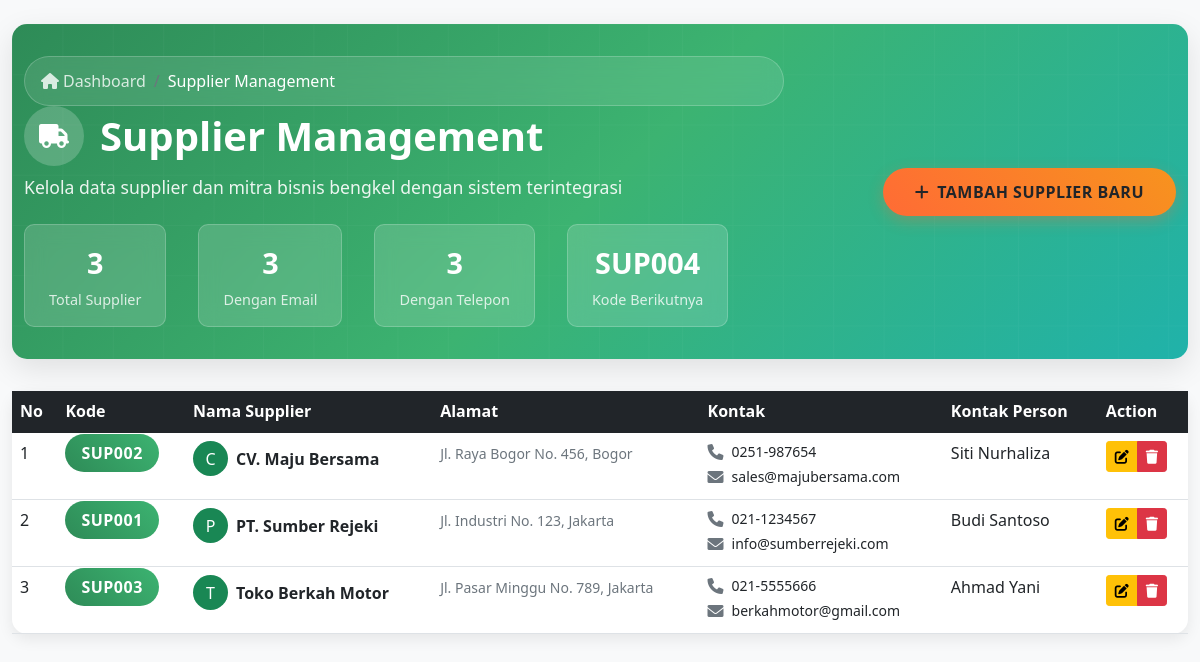
The page /pages/supplier.php (signed in) on the database its author committed.
### tables this page shows
CREATE TABLE supplier (
    id_supplier INT AUTO_INCREMENT PRIMARY KEY,
    kode_supplier VARCHAR(20) UNIQUE NOT NULL,
    nama_supplier VARCHAR(100) NOT NULL,
    alamat TEXT,
    telepon VARCHAR(20),
    email VARCHAR(100),
    kontak_person VARCHAR(100),
    created_at TIMESTAMP DEFAULT CURRENT_TIMESTAMP,
    updated_at TIMESTAMP DEFAULT CURRENT_TIMESTAMP ON UPDATE CURRENT_TIMESTAMP
);

### config/database.php (called while the page is built, shortened)
<?php
class Database
{
    private $host = DB_HOST;
    private $user = DB_USER;
    private $pass = DB_PASS;
    private $dbname = DB_NAME;
    private $conn;
    private function connect()
    {
        try {
            $this->conn = new PDO("mysql:host={$this->host};dbname={$this->dbname}", $this->user, $this->pass);
            $this->conn->setAttribute(PDO::ATTR_ERRMODE, PDO::ERRMODE_EXCEPTION);
            $this->conn->setAttribute(PDO::ATTR_DEFAULT_FETCH_MODE, PDO::FETCH_ASSOC);
        } catch (PDOException $e) {
            die("Connection failed: " . $e->getMessage());
        }
    }
    public function query($sql, $params = [])
    {
        try {
            $stmt = $this->conn->prepare($sql);
            $stmt->execute($params);
            return $stmt;
        } catch (PDOException $e) {
            die("Query failed: " . $e->getMessage());
        }
    }
    public function fetch($sql, $params = [])
    {
        $stmt = $this->query($sql, $params);
        return $stmt->fetch();
    }
    public function fetchAll($sql, $params = [])
    {
        $stmt = $this->query($sql, $params);
        return $stmt->fetchAll();
    }
}
$db = new Database();

### pages/supplier.php (the view, shortened to what this page needs)
<?php
require_once '../includes/auth.php';
require_once '../config/database.php';
$suppliers = $db->fetchAll("SELECT * FROM supplier ORDER BY nama_supplier");
$last_supplier = $db->fetch("SELECT kode_supplier FROM supplier ORDER BY id_supplier DESC LIMIT 1");
$next_number = 1;
if ($last_supplier) {
    $last_number = (int)substr($last_supplier['kode_supplier'], 3);
    $next_number = $last_number + 1;
}
$new_code = 'SUP' . str_pad($next_number, 3, '0', STR_PAD_LEFT);
$total_suppliers = count($suppliers);
$suppliers_with_email = count(array_filter($suppliers, function ($s) {
    return !empty($s['email']);
}));
$suppliers_with_phone = count(array_filter($suppliers, function ($s) {
    return !empty($s['telepon']);
}));
?>
<!DOCTYPE html>
<html lang="id">
<head>
    <link href="https://cdn.jsdelivr.net/npm/bootstrap@5.1.3/dist/css/bootstrap.min.css" rel="stylesheet">
    <link href="https://cdnjs.cloudflare.com/ajax/libs/font-awesome/6.0.0/css/all.min.css" rel="stylesheet">
    <link href="../css/style.css" rel="stylesheet">
</head>
<body class=" bg-light">
    <div class="container-fluid py-4">
        <div class="header-section">
            <div class="header-content">
                <div class="container-fluid">
                    <div class="row align-items-center">
                        <div class="col-lg-8">
                            <nav aria-label="breadcrumb">
                                <ol class="breadcrumb breadcrumb-custom mb-0">
                                    <li class="breadcrumb-item">
                                        <a href="../dashboard.php">
                                            <i class="fas fa-home me-1"></i>Dashboard
                                        </a>
                                    </li>
                                    <li class="breadcrumb-item active">Supplier Management</li>
                                </ol>
                            </nav>
                            <div class="header-title">
                                <div class="icon-bg">
                                    <i class="fas fa-truck"></i>
                                </div>
                                Supplier Management
                            </div>
                            <p class="header-subtitle">
                                Kelola data supplier dan mitra bisnis bengkel dengan sistem terintegrasi
                            </p>
                            <div class="header-stats">
                                <div class="stat-item">
                                    <span class="stat-number"><?= $total_suppliers ?></span>
                                    <div class="stat-label">Total Supplier</div>
                                </div>
                                <div class="stat-item">
                                    <span class="stat-number"><?= $suppliers_with_email ?></span>
                                    <div class="stat-label">Dengan Email</div>
                                </div>
                                <div class="stat-item">
                                    <span class="stat-number"><?= $suppliers_with_phone ?></span>
                                    <div class="stat-label">Dengan Telepon</div>
                                </div>
                                <div class="stat-item">
                                    <span class="stat-number"><?= $new_code ?></span>
                                    <div class="stat-label">Kode Berikutnya</div>
                                </div>
                            </div>
                        </div>
                        <div class="col-lg-4 text-lg-end text-center mt-3 mt-lg-0">
                            <button class="btn btn-add-supplier" data-bs-toggle="modal" data-bs-target="#addModal">
                                <i class="fas fa-plus me-2"></i>Tambah Supplier Baru
                            </button>
                        </div>
                    </div>
                </div>
            </div>
        </div>
        <div class="card supplier-card">
            <div class="card-body p-0">
                <div class="table-responsive">
                    <table class="table table-hover mb-0">
                        <thead class="table-dark">
                            <tr>
                                <th class="border-0">No</th>
                                <th class="border-0">Kode</th>
                                <th class="border-0">Nama Supplier</th>
                                <th class="border-0">Alamat</th>
                                <th class="border-0">Kontak</th>
                                <th class="border-0">Kontak Person</th>
                                <th class="border-0">Action</th>
                            </tr>
                        </thead>
                        <tbody>
                            <?php foreach ($suppliers as $index => $supplier): ?>
                                <tr>
                                    <td><?= $index + 1 ?></td>
                                    <td>
                                        <span class="badge-supplier-code">
                                            <?= $supplier['kode_supplier'] ?>
                                        </span>
                                    </td>
                                    <td>
                                        <div class="d-flex align-items-center">
                                            <div class="avatar-sm bg-success text-white rounded-circle me-2 d-flex align-items-center justify-content-center"
                                                style="width: 35px; height: 35px;">
                                                <?= strtoupper(substr($supplier['nama_supplier'], 0, 1)) ?>
                                            </div>
                                            <div>
                                                <strong><?= htmlspecialchars($supplier['nama_supplier']) ?></strong>
                                            </div>
                                        </div>
                                    </td>
                                    <td>
                                        <small class="text-muted">
                                            <?= htmlspecialchars($supplier['alamat']) ?: '-' ?>
                                        </small>
                                    </td>
                                    <td>
                                        <div>
                                            <?php if (!empty($supplier['telepon'])): ?>
                                                <div class="contact-info">
                                                    <i class="fas fa-phone"></i>
                                                    <small><?= htmlspecialchars($supplier['telepon']) ?></small>
                                                </div>
                                            <?php endif; ?>
                                            <?php if (!empty($supplier['email'])): ?>
                                                <div class="contact-info">
                                                    <i class="fas fa-envelope"></i>
                                                    <small><?= htmlspecialchars($supplier['email']) ?></small>
                                                </div>
                                            <?php endif; ?>
                                        </div>
                                    </td>
                                    <td>
                                        <?= htmlspecialchars($supplier['kontak_person']) ?: '-' ?>
                                    </td>
                                    <td>
                                        <div class="btn-group" role="group">
                                            <button class="btn btn-warning btn-sm"
                                                onclick="editSupplier(<?= htmlspecialchars(json_encode($supplier)) ?>)"
                                                data-bs-toggle="tooltip" title="Edit Supplier">
                                                <i class="fas fa-edit"></i>
                                            </button>
                                            <button class="btn btn-danger btn-sm"
                                                onclick="deleteSupplier(<?= $supplier['id_supplier'] ?>, '<?= htmlspecialchars($supplier['nama_supplier']) ?>')"
                                                data-bs-toggle="tooltip" title="Hapus Supplier">
                                                <i class="fas fa-trash"></i>
                                            </button>
                                        </div>
                                    </td>
                                </tr>
                            <?php endforeach; ?>
                        </tbody>
                    </table>
                </div>
            </div>
        </div>
    </div>
</body>
</html>

### css/style.css (style rules this page uses)
.header-section { background: linear-gradient(135deg, #667eea 0%, #764ba2 100%); color: white; padding: 2rem 0; margin-bottom: 2rem; border-radius: 15px; box-shadow: 0 10px 30px rgba(0, 0, 0, 0.1); position: relative; overflow: hidden; }
.header-section::before { content: ''; position: absolute; top: 0; left: 0; right: 0; bottom: 0; opacity: 0.3; }
.header-content { position: relative; z-index: 2; }
.header-title { font-size: 2.5rem; font-weight: 700; margin-bottom: 0.5rem; display: flex; align-items: center; gap: 1rem; }
.header-subtitle { font-size: 1.1rem; opacity: 0.9; margin-bottom: 1.5rem; font-weight: 300; }
.header-stats { display: flex; gap: 2rem; flex-wrap: wrap; }
.stat-item { background: rgba(255, 255, 255, 0.15); backdrop-filter: blur(10px); padding: 1rem 1.5rem; border-radius: 10px; border: 1px solid rgba(255, 255, 255, 0.2); text-align: center; min-width: 120px; }
.stat-number { font-size: 1.8rem; font-weight: bold; display: block; }
.stat-label { font-size: 0.9rem; opacity: 0.8; margin-top: 0.25rem; }
.breadcrumb-custom { background: rgba(255, 255, 255, 0.1); backdrop-filter: blur(10px); border-radius: 25px; padding: 0.75rem 1rem; border: 1px solid rgba(255, 255, 255, 0.2); margin-bottom: 1rem; }
.breadcrumb-custom .breadcrumb-item a { color: rgba(255, 255, 255, 0.8); text-decoration: none; }
.breadcrumb-custom .breadcrumb-item.active { color: white; }
.icon-bg { background: rgba(255, 255, 255, 0.2); width: 60px; height: 60px; border-radius: 50%; display: flex; align-items: center; justify-content: center; font-size: 1.5rem; }
.header-section { background: linear-gradient(135deg, #2E8B57 0%, #3CB371 50%, #20B2AA 100%); color: white; padding: 2rem 0; margin-bottom: 2rem; border-radius: 15px; box-shadow: 0 10px 30px rgba(0, 0, 0, 0.1); position: relative; overflow: hidden; }
.header-section::before { content: ''; position: absolute; top: 0; left: 0; right: 0; bottom: 0; opacity: 0.4; }
.stat-item { background: rgba(255, 255, 255, 0.15); backdrop-filter: blur(10px); padding: 1rem 1.5rem; border-radius: 10px; border: 1px solid rgba(255, 255, 255, 0.2); text-align: center; min-width: 120px; transition: all 0.3s ease; }
.btn-add-supplier { background: linear-gradient(45deg, #FF6B35, #F7931E); border: none; padding: 0.75rem 2rem; font-weight: 600; border-radius: 25px; box-shadow: 0 5px 15px rgba(255, 107, 53, 0.3); transition: all 0.3s ease; text-transform: uppercase; letter-spacing: 0.5px; }
.supplier-card { border: none; border-radius: 15px; box-shadow: 0 5px 15px rgba(0, 0, 0, 0.08); transition: all 0.3s ease; }
.badge-supplier-code { background: linear-gradient(45deg, #2E8B57, #3CB371); color: white; padding: 0.5rem 1rem; border-radius: 20px; font-weight: 600; letter-spacing: 0.5px; }
.contact-info { display: flex; align-items: center; gap: 0.5rem; margin-bottom: 0.25rem; }
.contact-info i { width: 16px; color: #6c757d; }

### rows shown on the page
supplier: kode_supplier "SUP004", kode_supplier "SUP003", nama_supplier "T", nama_supplier "Toko Berkah Motor", alamat "Jl. Pasar Minggu No. 789, Jakarta", telepon "021-5555666", email "berkahmotor@gmail.com", kontak_person "Ahmad Yani"
supplier: kode_supplier "SUP002", nama_supplier "C", nama_supplier "CV. Maju Bersama", alamat "Jl. Raya Bogor No. 456, Bogor", telepon "0251-987654", email "sales@majubersama.com", kontak_person "Siti Nurhaliza"
supplier: kode_supplier "SUP001", nama_supplier "P", nama_supplier "PT. Sumber Rejeki", alamat "Jl. Industri No. 123, Jakarta", telepon "021-1234567", email "info@sumberrejeki.com", kontak_person "Budi Santoso"

### other values the page prints
$total_suppliers "3"
$suppliers_with_email "3"
$suppliers_with_phone "3"
